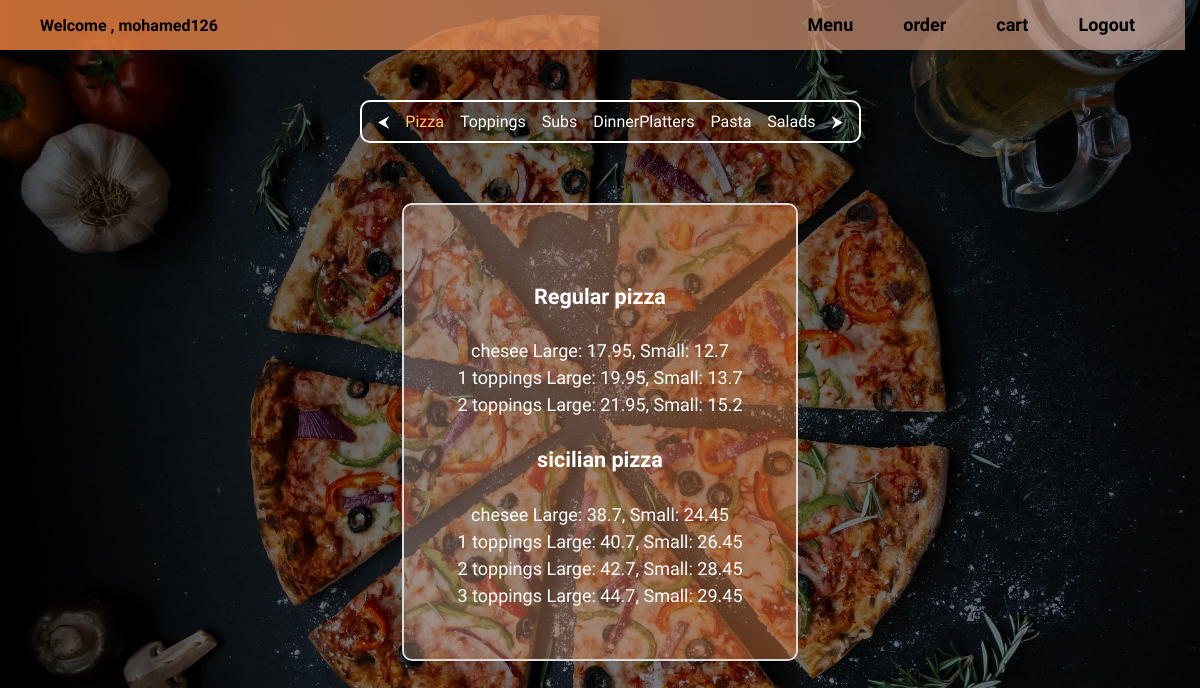
Screenshot of / (signed in) with the database file from the repository.
### order/models.py (models this page shows, shortened)
class pizza(models.Model):
    pizzas_type = [
        ('sicilian Pizza', 'Sicilian Pizza'),
        ('regular Pizza', 'Regular Pizza')
    ]
    toppings_list = [
        ('chesee', 'chesee'),
        ('1 toppings','1 toppings' ),
        ('2 toppings','2 toppings' ),
        ('3 toppings','3 toppings' )
    ]
    topp = models.CharField(max_length=64, choices=toppings_list, default='chesee')
    type = models.CharField(max_length=64, choices=pizzas_type, default="regular Pizza")
    large = models.FloatField()
    small = models.FloatField()

### order/views.py (the view)
# urls.py: path('', views.index , name="index"),
def index(request):
    if not request.user.is_authenticated :
        return render(request, 'order/login.html')
    try:
        user = order_list.objects.get(user = request.user)
    except :
        user = ''
    print(user)
    context = {
        "regular_pizza":pizza.objects.filter(type='regular Pizza'),
        "sicilian_pizza":pizza.objects.filter(type='sicilian Pizza'),
        "toppings":list(toppings.objects.all()),
        "subs":subs_platters.objects.filter(type="Subs"),
        "platters":subs_platters.objects.filter(type="Dinner platters"),
        "pasta":pasta_salads.objects.filter(name="pasta"),
        "salads":pasta_salads.objects.filter(name="salads"),
        "message":message,
        "order":user,
        "username":request.user,
    }
    print(message)
    return render(request, "order/index.html", context)

### templates/order/index.html (shortened to what this page needs)
{% extends "order/base.html" %}
{% load static %}
  {% block style %}
  <link rel="stylesheet" href="{% static 'order/index.css' %}">
  {% endblock %}
{% block body %}
<div id="nav-bar">
  <a href="{% url 'logout' %}" id="logout">Logout</a>
  <a id="cr"> cart </a>
  <a id="od"> order </a>
  <a id="mn"> Menu </a>
  <p id="wel"> Welcome , {{username.username}} </p>
</div>
<div id="menu">
  <ul id="menu-listt">
    <li id="left-arrow" class="arrows">⮜</li>
    <li class="menu-nav" id="pizza_call"> Pizza </li>
    <li class="menu-nav" id="toppings_call"> Toppings </li>
    <li class="menu-nav" id="subs_call"> Subs </li>
    <li class="menu-nav" id="dinner_call"> DinnerPlatters </li>
    <li class="menu-nav" id="pasta_call"> Pasta</li>
    <li class="menu-nav" id="salads_call"> Salads </li>
    <li id="right-arrow" class="arrows">⮞</li>
  </ul>
    <div id="pizza-menu" class="menu">
      <h4> Regular pizza </h4>
      {% for pizza in regular_pizza %}
        <li>{{pizza.topp}} Large: {{pizza.large}}, Small: {{pizza.small}}</li>
      {% endfor %}
      <h4> sicilian pizza </h4>
      {% for pizza in sicilian_pizza %}
        <li>{{pizza.topp}} Large: {{pizza.large}}, Small: {{pizza.small}}</li>
      {% endfor %}
    </div>
</div>
{% endblock %}

### static/order/index.css (style rules this page uses)
body { background-image: linear-gradient(rgba(0, 0, 0, 0.6),rgba(0, 0, 0, 0.5)), url(pizza3.jpg); background-size: cover; color: white; background-attachment: fixed; position: absolute; padding: 0; margin: 0; width: 100%; font-family: 'Inconsolata', monospace; }
#nav-bar { color: black; height: 50px; width: 98.75vw; background-image: linear-gradient(to right,rgba(245, 133, 63, 0.8),rgba(255, 205, 188, 0.5)); position: absolute; font-weight: 900; }
#nav-bar a { float: right; margin-right: 50px; margin-top: 14px; text-decoration: none; color: black; font-size: 18px; cursor: pointer; }
#menu { display: block; }
.menu { margin-left: auto; margin-right: auto; margin-top: 60px; width: fit-content; border: 2px solid gainsboro; border-radius: 10px; text-align: center; margin-bottom: 20px; padding: 50px; font-size: large; background-image:linear-gradient(to left,rgba(245, 133, 63, 0.4),rgba(255, 205, 188, 0.3)); }
.menu h4 { font-size: larger; font-weight: 700; font-family: 'Amiri', serif; }
.menu li { list-style: none; padding: 3px; }
#nav-bar p { margin-left: 40px; font-family: 'Comic Neue', cursive; }
#menu { text-align: center; margin-top: 100px; }
#menu-listt li { margin: 6px; display: inline; cursor: pointer; }
#menu-listt { padding: 10px; margin-left: 30%; width: fit-content; border: 2px solid white; border-radius: 10px; }

### rows the page displays
pizza: topp "chesee", large "17.95", small "12.7"
pizza: topp "1 toppings", large "19.95", small "13.7"
pizza: topp "2 toppings", large "21.95", small "15.2"
pizza: topp "chesee", large "38.7", small "24.45"
pizza: topp "1 toppings", large "40.7", small "26.45"
pizza: topp "2 toppings", large "42.7", small "28.45"
pizza: topp "3 toppings", large "44.7", small "29.45"

### other values shown
{{ username.username }} "mohamed126"
